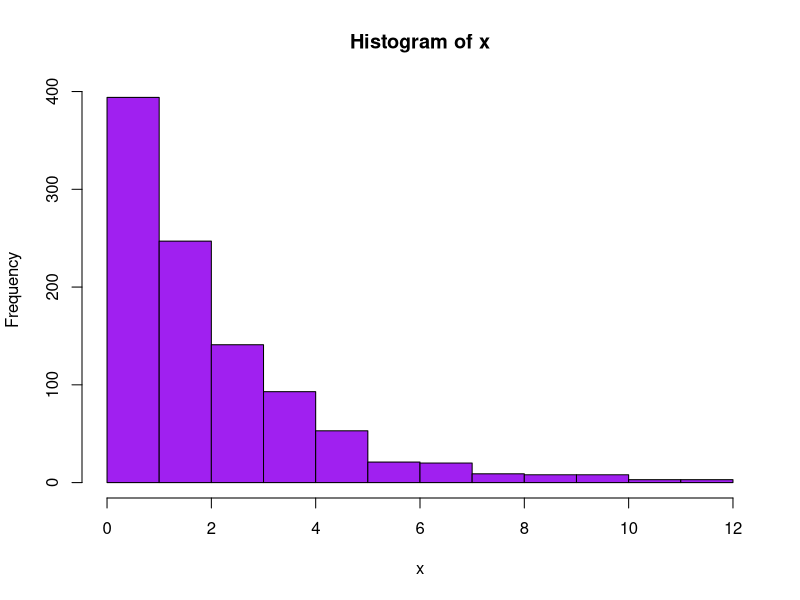

This chart was generated by the following R code:
## ------------------------------------------------------------------------
ans<-2+7
ans

## ------------------------------------------------------------------------
set.seed(123)
x<-rchisq(1000,2)
hist(x,col="purple")



